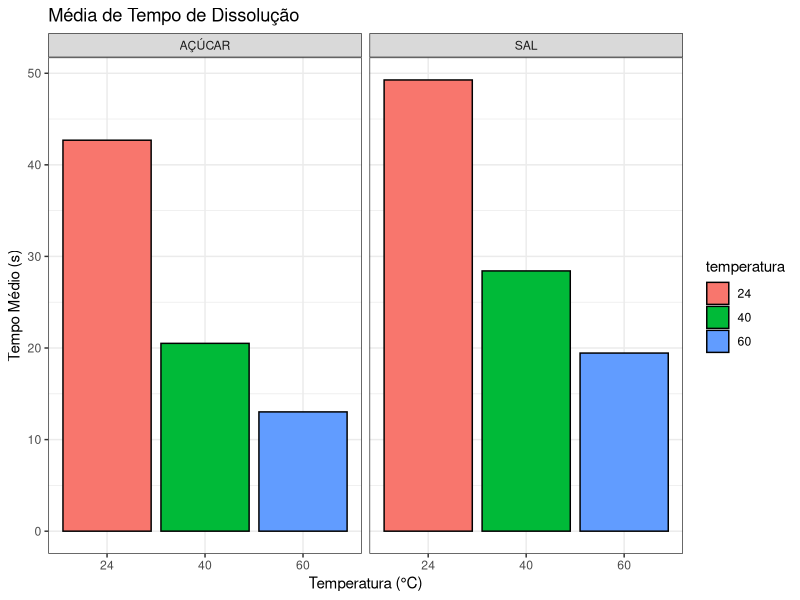
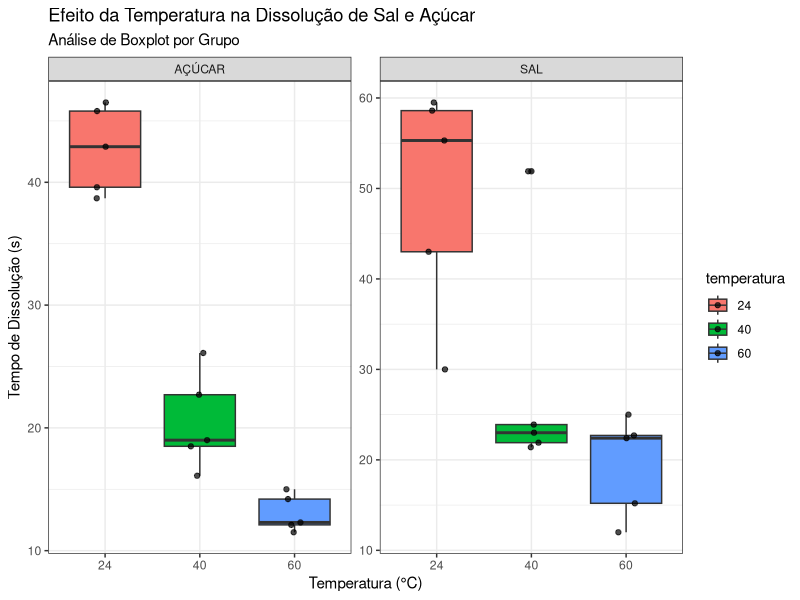

Here is the R script that generated these plots, in order:
## ---- chunk 1
knitr::opts_chunk$set(echo = TRUE)
## ---- chunk 2
library(ggplot2)
library(dplyr)
## ---- chunk 3
#Vetores com dados
sal_24 <- c(55.27, 43.03, 59.45, 29.98, 58.61)
sal_40 <- c(23.01, 23.89, 21.42, 21.88, 51.89) #Outlier
sal_60 <- c(11.96, 25.00, 15.21, 22.70, 22.37)

acucar_24 <- c(46.52, 42.87, 38.73, 39.56, 45.77)
acucar_40 <- c(26.09, 19.05, 18.54, 16.13, 22.73)
acucar_60 <- c(14.23, 12.10, 12.27, 15.02, 11.50)
## ---- chunk 4
#Combinando os tempos em uma única coluna
tempo <- c(sal_24, sal_40, sal_60, acucar_24, acucar_40, acucar_60)

# Vetor coluna de fator para a Temperatura

temperatura <- factor(rep(c(24, 40, 60), each = 5, times = 2))

# Vetor coluna de fator para o Soluto
soluto <- factor(rep(c("SAL", "AÇÚCAR"), each = 15))

# Data Frame
dados <- data.frame(soluto, temperatura, tempo)
dados
## ---- chunk 5
dados_resumo <- dados %>%
  group_by(soluto, temperatura) %>%
  summarise(
    n = n(),                           
    media = mean(tempo),               
    desvio_padrao = sd(tempo)       
  ) %>%
  mutate(
    erro_padrao = desvio_padrao / sqrt(n),
    ic_95 = erro_padrao * 1.96 
  )
## ---- chunk 6
ggplot(dados_resumo, aes(x = temperatura, y = media, fill = temperatura)) +
  geom_bar(stat = "identity", color = "black") +
  
  facet_wrap(~ soluto) +
  
  labs(
    title = "Média de Tempo de Dissolução",
    x = "Temperatura (°C)",
    y = "Tempo Médio (s)"
  ) +
  theme_bw()
## ---- chunk 7
# Filtrar Sal
dados_sal <- subset(dados, soluto == "SAL")

# ANOVA
modelo_sal <- aov(tempo ~ temperatura, data = dados_sal)
summary(modelo_sal)
## ---- chunk 8
# Filtrar Açucar
dados_acucar <- subset(dados, soluto == "AÇÚCAR")

# ANOVA
modelo_acucar <- aov(tempo ~ temperatura, data = dados_acucar)
summary(modelo_acucar)
## ---- chunk 9
# Rodar o Teste de Tukey para o açucar
TukeyHSD(modelo_sal)

# Rodar o Teste de Tukey para o sal
TukeyHSD(modelo_acucar)
## ---- chunk 10
ggplot(dados, aes(x = temperatura, y = round(tempo, 1), fill = temperatura)) +
  geom_boxplot() + 
  geom_point(position = position_jitter(width = 0.1, height = 0), alpha = 0.7) +
  facet_wrap(~ soluto, scales = "free_y") +
  labs(
    title = "Efeito da Temperatura na Dissolução de Sal e Açúcar",
    subtitle = "Análise de Boxplot por Grupo",
    x = "Temperatura (°C)",
    y = "Tempo de Dissolução (s)"
  ) +
  theme_bw()
